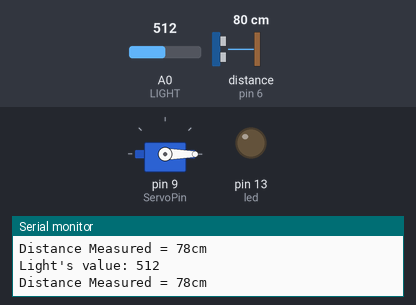
The sketch below on a simulated Arduino Uno, built with avr-gcc and run on an emulated ATmega328P. On the bench: servo, output pins drawn as LEDs (lit = HIGH), the last lines printed to the serial monitor. Wiring (inferred from the names in the program): ultrasonic range finder: trigger pin 7; echo pin 6. The test bench sets the inputs (shaded band); at power-on: distance to the obstacle (sensor on pin 6) 80 cm, A0 (LIGHT) = 512. The echo pulse lasts 58.3 µs per cm; pins used as bus, display or sensor lines are not drawn.

Above: at 1.3 s.
1.4 s: distance to the obstacle (sensor on pin 6) set to 12 cm
2.9 s: distance to the obstacle (sensor on pin 6) set to 9 cm
At 3.5 s:
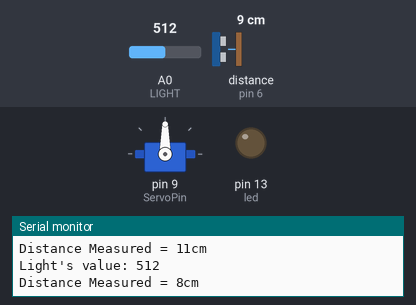
4.5 s: A0 (LIGHT) set to 686
6.3 s: A0 (LIGHT) set to 708
At 7.7 s:
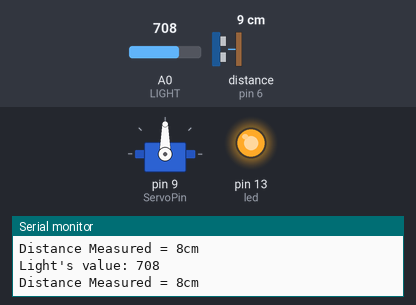
8.0 s: A0 (LIGHT) set to 690
At 9.5 s:
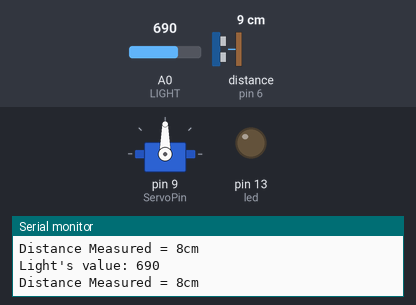
10.1 s: A0 (LIGHT) set to 710
At 11.3 s:
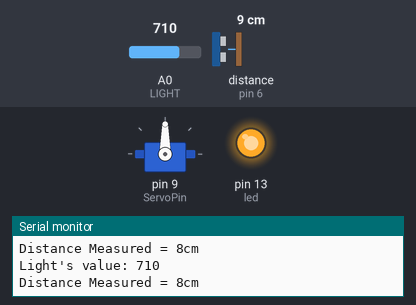
Timing chart, 0 to 13.1 s (numbered marks = the images above; inputs shaded):
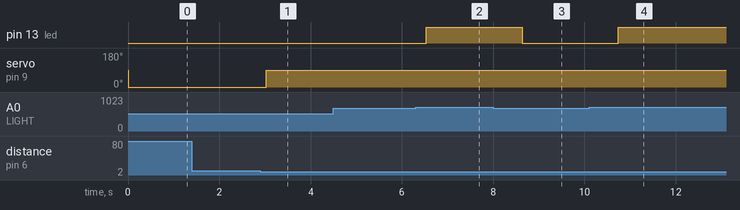

Measured:
- the behaviour switches between 11 and 10 cm on distance to the obstacle (sensor on pin 6) (found by bisection; images 0 and 1)
- the behaviour switches between 699 and 700 on A0 (LIGHT) (found by bisection; images 1 and 2)
- after the input at 2.9 s, servo on pin 9 (ServoPin): 0° → 90° after 0.13 s
- after the input at 6.3 s, pin 13 (led): LOW → HIGH after 0.23 s
- after the input at 8.0 s, pin 13 (led): HIGH → LOW after 0.64 s
- after the input at 10.1 s, pin 13 (led): LOW → HIGH after 0.64 s

The sketch:

as_sieuam_servi.ino
```cpp
#include <Servo.h>

int led = 13;
int LIGHT = 0;
int val = 0;
int pos =0;

Servo myservo;
const int ServoPin = 9;
const int trigPin = 7;
const int echoPin = 6;
long duration;
int distance;

void setup() {
  pinMode(led, OUTPUT);
  pinMode(trigPin, OUTPUT);
  pinMode(echoPin, INPUT);
  myservo.attach(ServoPin);
  Serial.begin(9600);
}

void loop() {
  val = analogRead(LIGHT);
  Serial.print("Light's value: ");
  Serial.println(val);

  digitalWrite(trigPin,LOW);
  delayMicroseconds(2);

  digitalWrite(trigPin,HIGH);
  delayMicroseconds(10);
  digitalWrite(trigPin,LOW);
  duration = pulseIn(echoPin,HIGH);

  distance = duration*0.034/2;
  Serial.print("Distance Measured = ");
  Serial.print(distance);
  Serial.println("cm");


  if(val < 700){
    digitalWrite(led, LOW);
    if (distance < 10) {
         myservo.write(90);
         delay(200);
    } else {
        myservo.write(-90);
    }
  } else {
      if (distance < 10) {
         digitalWrite(led, HIGH);
         myservo.write(90);
         delay(200);
    } else {
         digitalWrite(led, LOW);
         myservo.write(-90);
    }
  }
  delay(500);
}
```
